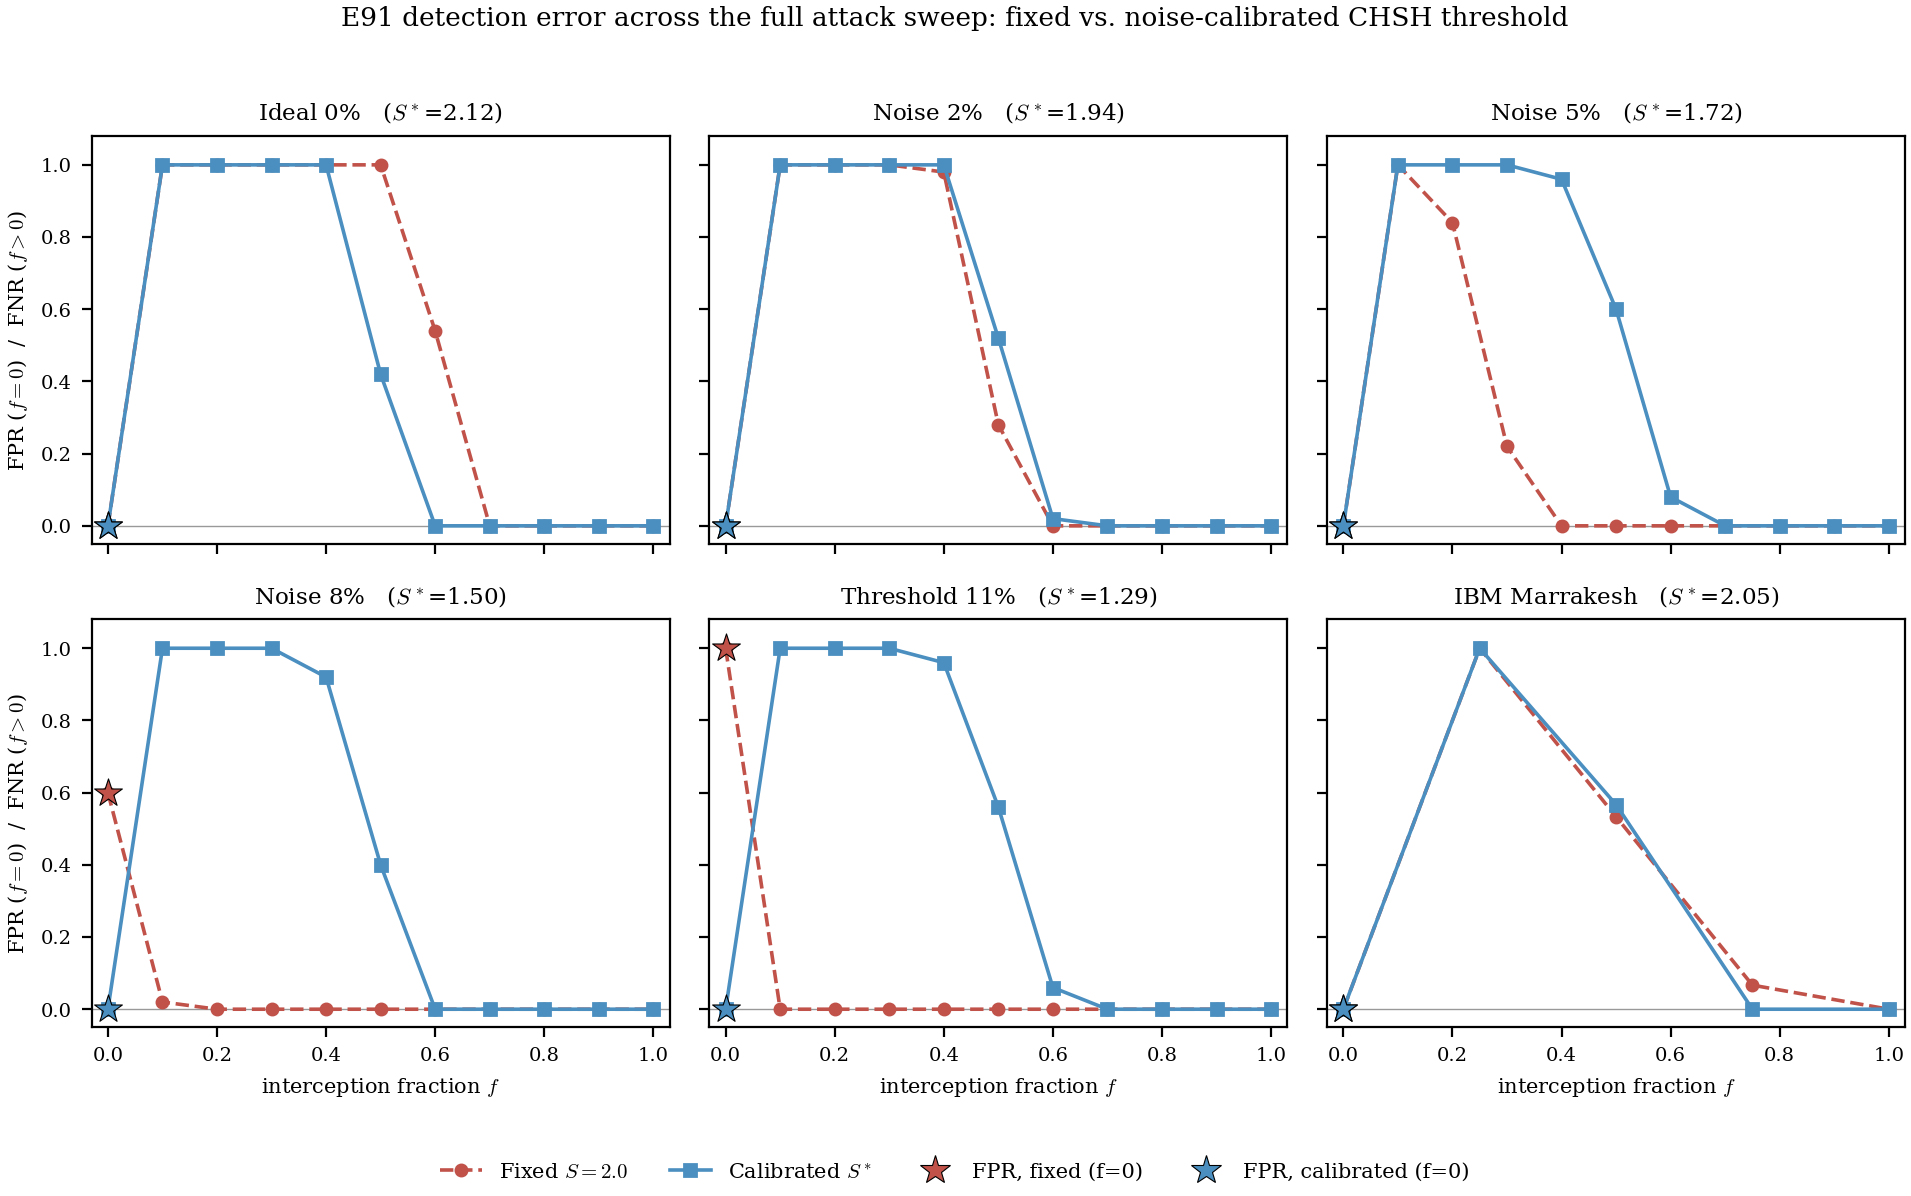

Here is the Python script that generated this plot:
"""
Priority 1 figure: fixed classical-bound threshold (S=2.0) vs the
noise-calibrated threshold (S*) for E91 CHSH-based eavesdropper detection.

Shows the full detection-error curve across the whole attack fraction f
(not just the honest channel f=0), for both threshold schemes, one small
panel per noise profile:
  - at f=0 the plotted quantity is FPR (false alarm on an honest channel)
  - at f>0 it is FNR (missed detection under a partial attacker)
  these are mutually exclusive by construction (see monte_carlo_e91 in
  detection_aware_qkd_varying_eve.py: fpr is only computed at f_eve==0.0,
  fnr only at f_eve>0.0), so plotting them as one continuous "detection
  error rate" curve is standard practice for this kind of result and
  matches how the existing fig_tradeoff() panel already treats FNR.

Reads:
  qkd_varying_eve.csv       (existing fixed-threshold results)
  qkd_e91_calibrated.csv    (new calibrated-threshold results, includes
                             the IBM_Marrakesh hardware-noise profile)

Writes fig_e91_calibrated_threshold.{pdf,svg,png} into this folder.
Run: python fig_e91_calibrated_threshold.py
"""
import os
import numpy as np
import pandas as pd
import matplotlib
matplotlib.use("Agg")
import matplotlib.pyplot as plt

plt.rcParams.update({
    "font.family": "serif", "font.size": 9, "mathtext.fontset": "cm",
    "axes.linewidth": 0.8, "savefig.bbox": "tight", "savefig.pad_inches": 0.03,
})
OUT = "."
os.makedirs(OUT, exist_ok=True)

ve = pd.read_csv("../qkd_varying_eve.csv")
cal = pd.read_csv("../qkd_e91_calibrated.csv")

PROFILES = ["Ideal_0%", "Noise_2%", "Noise_5%", "Noise_8%", "Threshold_11%", "IBM_Marrakesh"]
TITLES = ["Ideal 0%", "Noise 2%", "Noise 5%", "Noise 8%", "Threshold 11%", "IBM Marrakesh"]

OLD_COLOR = "#c0524a"
NEW_COLOR = "#4a8fc0"


def save(fig, name):
    fig.savefig(f"{OUT}/{name}.pdf")
    fig.savefig(f"{OUT}/{name}.svg")
    fig.savefig(f"{OUT}/{name}.png", dpi=200)
    plt.close(fig)


def error_curve(df, is_calibrated):
    """Returns (f_values, error_rate) where error_rate = FPR at f=0 and
    FNR at f>0, sorted by f."""
    d = df.sort_values("F_Eve")
    f = d["F_Eve"].values
    err = np.where(f == 0.0, d["FPR"].values, d["FNR"].values)
    return f, err


def full_sweep_figure():
    fig, axes = plt.subplots(2, 3, figsize=(9.8, 5.8), sharey=True, sharex=True)

    for ax, prof, title in zip(axes.flat, PROFILES, TITLES):
        o = ve[(ve.Protocol == "E91") & (ve.Noise_Profile == prof)]
        n = cal[cal.Noise_Profile == prof]
        s_star = n["S_star"].values[0]

        fo, eo = error_curve(o, is_calibrated=False)
        fn_, en = error_curve(n, is_calibrated=True)

        ax.plot(fo, eo, color=OLD_COLOR, marker="o", ms=4, lw=1.3, ls="--",
                 label="Fixed $S=2.0$")
        ax.plot(fn_, en, color=NEW_COLOR, marker="s", ms=4, lw=1.3, ls="-",
                 label="Calibrated $S^*$")

        # Mark the honest-channel point (f=0, i.e. FPR) distinctly, since
        # that's the specific headline result -- a filled star on top of
        # each curve's own f=0 marker, in the curve's own color.
        ax.scatter([0], [eo[0]], color=OLD_COLOR, marker="*", s=110,
                    zorder=5, edgecolor="k", linewidth=0.4)
        ax.scatter([0], [en[0]], color=NEW_COLOR, marker="*", s=110,
                    zorder=5, edgecolor="k", linewidth=0.4)

        ax.set_title(f"{title}   ($S^*$={s_star:.2f})", fontsize=8.3)
        ax.set_ylim(-0.05, 1.08)
        ax.set_xlim(-0.03, 1.03)
        ax.tick_params(labelsize=7)
        ax.axhline(0.0, color="#999", lw=0.5, zorder=0)

    for ax in axes[-1, :]:
        ax.set_xlabel("interception fraction $f$", fontsize=7.5)
    for ax in axes[:, 0]:
        ax.set_ylabel("FPR ($f=0$)  /  FNR ($f>0$)", fontsize=7.5)

    handles, labels = axes.flat[0].get_legend_handles_labels()
    star_old = plt.Line2D([], [], color=OLD_COLOR, marker="*", ms=11, ls="",
                            markeredgecolor="k", markeredgewidth=0.4, label="FPR, fixed (f=0)")
    star_new = plt.Line2D([], [], color=NEW_COLOR, marker="*", ms=11, ls="",
                            markeredgecolor="k", markeredgewidth=0.4, label="FPR, calibrated (f=0)")
    fig.legend(handles=handles + [star_old, star_new], loc="lower center",
                ncol=4, fontsize=7.5, frameon=False, bbox_to_anchor=(0.5, -0.02))

    fig.suptitle("E91 detection error across the full attack sweep: fixed vs. noise-calibrated CHSH threshold",
                  fontsize=9.5, y=1.01)
    fig.tight_layout(rect=[0, 0.04, 1, 1])
    save(fig, "fig_e91_calibrated_threshold")


if __name__ == "__main__":
    full_sweep_figure()
    print("Saved fig_e91_calibrated_threshold.{pdf,svg,png} in", os.path.abspath(OUT))
